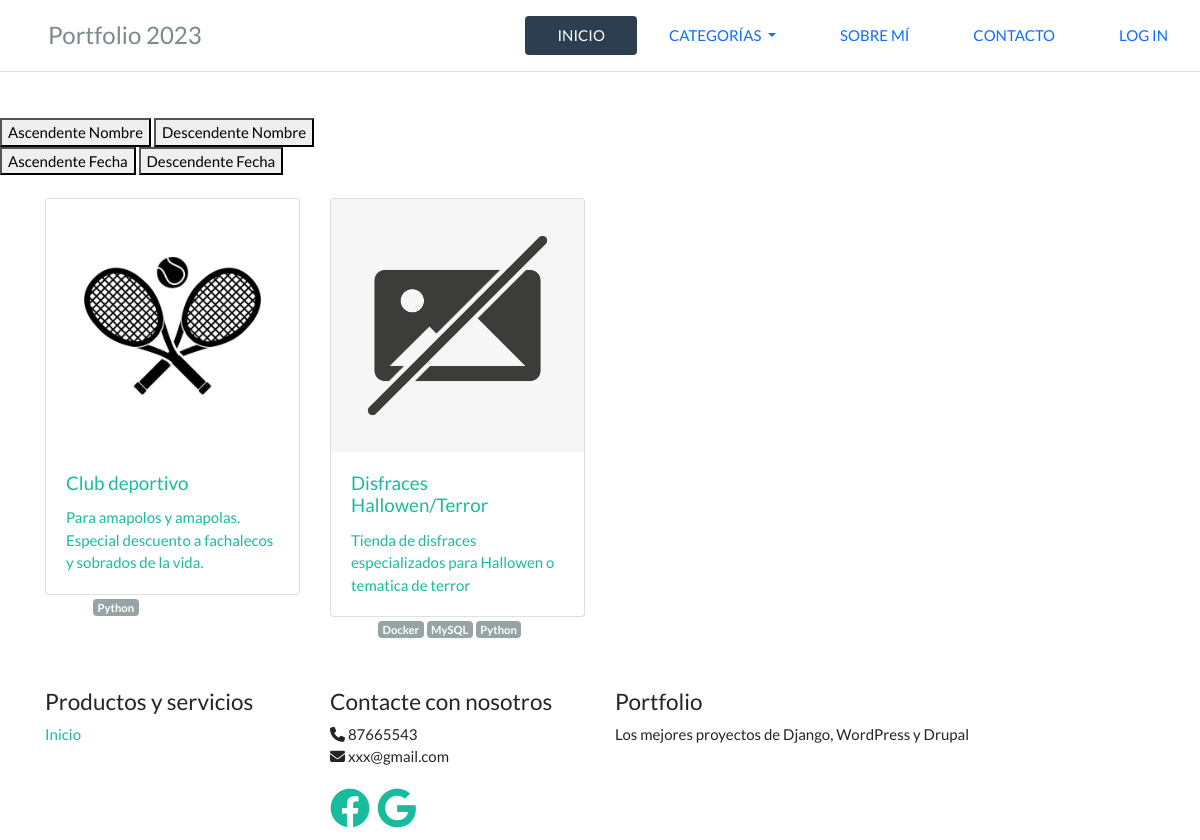
/index.php?categoria=2, run on the app's committed database.
### tables this page shows
CREATE TABLE `proyecto` (
  `id` int(11) NOT NULL,
  `clave` varchar(30) NOT NULL,
  `titulo` varchar(40) NOT NULL,
  `fecha` varchar(10) NOT NULL,
  `descripcion` varchar(400) NOT NULL,
  `imagen` varchar(60) DEFAULT NULL
);

CREATE TABLE `categoria` (
  `id` int(11) NOT NULL,
  `Nombre` varchar(20) NOT NULL
);

### mysql/db_access.php (called while the page is built, shortened)
<?php
function close_connection($conn){
    $conn = null;
}
?>

### mysql/proyecto_sql.php (called while the page is built, shortened)
<?php include_once("db_access.php");
?>
<?php
function get_proyectos_por_categoria($conn, $cat){
    $proyecto_por_categoria = "SELECT pr.* FROM proyecto pr JOIN categoria_proyecto cp ON pr.id = cp.proyecto_id WHERE cp.categoria_id=$cat";
    $consulta = $conn->prepare($proyecto_por_categoria);
    $isOK = $consulta->execute();
    return $consulta->fetchAll();
}
?>

### mysql/categoria_sql.php (called while the page is built)
<?php
function get_categorias_por_proyecto($conn, $proyecto_id){
    $categorias_por_proyecto = "SELECT c.nombre, c.id
                                FROM categoria_proyecto cp,
                                    categoria c
                                WHERE c.id = cp.categoria_id
                                    AND cp.proyecto_id = :proy_id";
    $consulta = $conn->prepare($categorias_por_proyecto);
    $consulta->setFetchMode(PDO::FETCH_ASSOC);
    $consulta->bindParam(":proy_id", $proyecto_id);
    $isOk = $consulta->execute();
    return $consulta->fetchAll();
}
function get_categorias_all($conn){
    $todas_las_categorias = "SELECT nombre, id
    FROM categoria" ;
$consulta = $conn->prepare($todas_las_categorias);
$consulta->setFetchMode(PDO::FETCH_ASSOC);
$isOk = $consulta->execute();
return $consulta->fetchAll();
}
?>

### index.php (the view, shortened to what this page needs)
<?php include_once("templates/header.php");?>
<?php include_once("mysql/proyecto_sql.php"); ?>
<?php
$categoria_id = $_GET['categoria'];
$proyectosTry = is_null($categoria_id)? get_proyectos_all($conn) : get_proyectos_por_categoria($conn, $categoria_id);
?>
<div>
<br>
<button onclick="location.href='index.php'" type="button">
         Ascendente Nombre</button>
         <button onclick="location.href='index.php'" type="button">
         Descendente Nombre</button>
         <br>
<button onclick="location.href='index.php'" type="button">
        Ascendente Fecha</button>
        <button onclick="location.href='index.php'" type="button">
        Descendente Fecha</button>
        <br>
</div>
<?php
$conn=open_connection();
?>
<div class="container mb-5">
   <div class="row">
   <?php foreach($proyectosTry as $proyecto): ?>
       <div class="col-sm-3">
           <a href="proyecto.php?id=<?php echo $proyecto['id']?>" class="p-5">
               <div class="card">
                   <img class="card-img-top" src="<?php echo (($proyecto['imagen']!=NULL) ? $proyecto['imagen']  : "/static/images/picture-not-available.jpg");?> "alt="<?php echo utf8_encode($proyecto['titulo'])?> ">
                   <div class="card-body">
                       <h5 class="card-title"><?php echo utf8_encode($proyecto['titulo']) ?></h5>
                       <p class="card-text"><?php echo utf8_encode($proyecto['descripcion'])?></p>
                   </div>
               </div>
           </a>
       <?php foreach(get_categorias_por_proyecto($conn, $proyecto['id']) as $categoria): ?>
       <a href="index.php?categoria=<?php echo $categoria['id']?>" class="badge bg-secondary"><?php echo utf8_encode($categoria['nombre'])
       ?></a>
       <?php endforeach; ?>
       </div>
   <?php endforeach; ?>
   </div>
</div>
<?php include("templates/footer.php"); ?>

### data on the page
proyecto: imagen (picture), titulo "Club deportivo", descripcion "Para amapolos y amapolas. Especial descuento a fachalecos y sobrados de la vida."
categoria: Nombre "Python"
proyecto: shows a picture, titulo "Disfraces Hallowen/Terror", descripcion "Tienda de disfraces especializados para Hallowen o tematica de terror"
categoria: Nombre "Docker"
categoria: Nombre "MySQL"

### other printed values
anyoActual() "2023"
